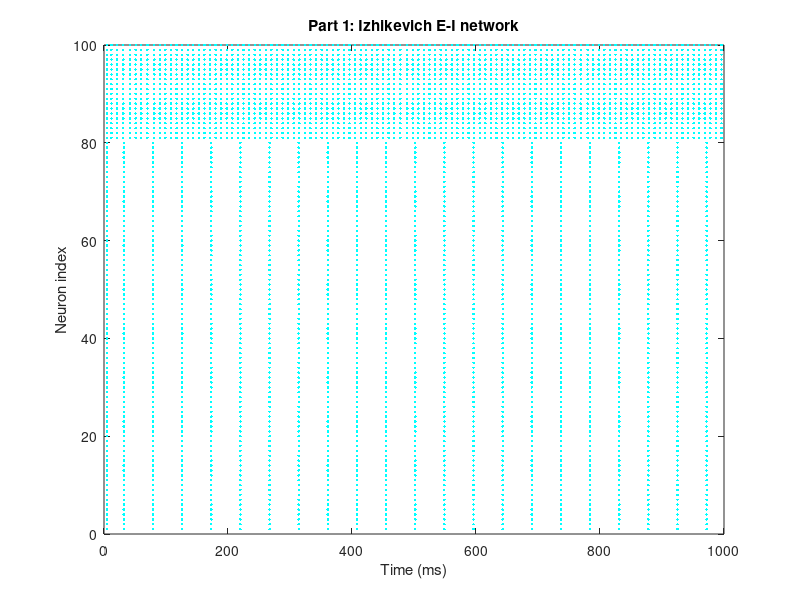

Write MATLAB code to recreate this figure.
clear, clc; 

%Network setup 
N = 100; 
Ne = round(0.8*N);   %number of excitatory neurons
Ni = round(0.2*N);    %number of inhibitory neurons

dt = 1;              % simulation time step
T  = 1000;           % total simulation time
nt = T/dt;           %number of simulation time steps

% --- Izhikevich parameters from assignment ---
% Excitatory: a=0.02, b=0.2, c=-65, d=8
% Inhibitory: a=0.1,  b=0.2, c=-65, d=2
a = [0.02*ones(Ne,1); 0.10*ones(Ni,1)];
b = 0.20*ones(N,1);
c = -65*ones(N,1);
d = [8*ones(Ne,1); 2*ones(Ni,1)];

% --- Initial conditions ---
V = -65*ones(N,1);        % membrane potentials
u = b.*V;                 % recovery variables

% --- External current (simple constant drive) ---
I = 10*ones(N,1);         % same input to all neurons

% --- Storage for spikes (optional, for checking) ---
firings = [];             % [time, neuron_index]

% --- Main simulation loop ---
for t = 1:nt
    
    % Izhikevich equations
    dV = 0.04*V.^2 + 5*V + 140 - u + I;
    du = a.*(b.*V - u);
    V  = V + dt*dV;
    u  = u + dt*du;
    
    % Spike threshold and reset
    fired = find(V >= 30);
    if ~isempty(fired)
        firings = [firings; t*ones(length(fired),1), fired]; 
        V(fired) = c(fired);
        u(fired) = u(fired) + d(fired);
    end
end

% --- Simple check: raster plot ---
figure;
set(gcf,'Color','k');
if ~isempty(firings)
    plot(firings(:,1), firings(:,2), '.', 'Color',[0 1 1]); % cyan 
end
xlabel('Time (ms)');
ylabel('Neuron index');
title('Part 1: Izhikevich E-I network');